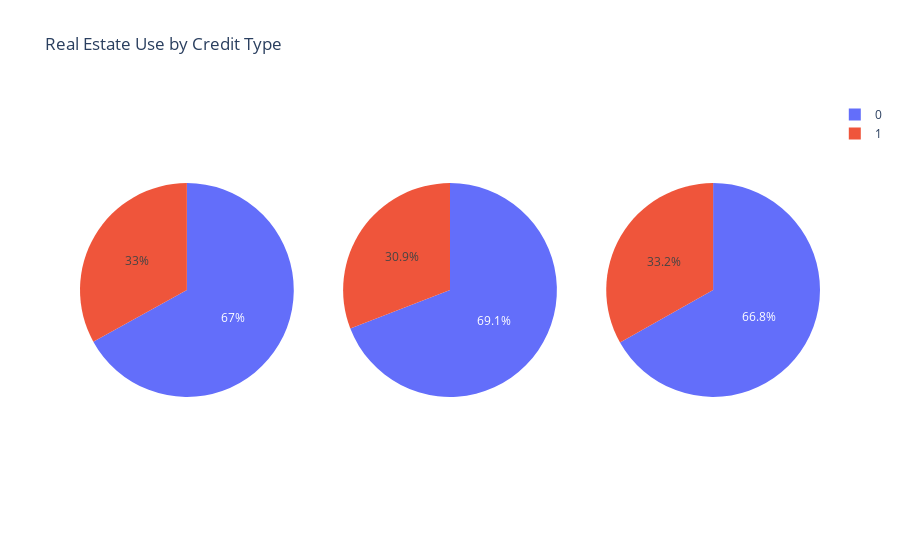

The notebook cell this image was saved under:
### Code cell
import plotly.graph_objects as go
from plotly.subplots import make_subplots

labels = [0,1]

# Create subplots: use 'domain' type for Pie subplot
fig = make_subplots(rows=1, cols=3, specs=[[{'type':'domain'}, {'type':'domain'}, {'type':'domain'}]])
fig.add_trace(go.Pie(labels=labels, values = credit_0['reality'].value_counts(), name="Credit_0"),
              1, 1)
fig.add_trace(go.Pie(labels=labels, values = credit_1['reality'].value_counts(), name="Credit_1"),
              1, 2)
fig.add_trace(go.Pie(labels=labels, values = credit_2['reality'].value_counts(), name="Credit_1"),
1, 3)

fig.update_layout(
    title_text="Real Estate Use by Credit Type")

### Figure 1 — Plotly figure (JSON) as saved in the notebook; plotly's stock layout.template omitted (floating-point values rounded to 4 significant figures)
{"data": [{"domain": {"x": [0, 0.2889], "y": [0, 1]}, "labels": [0, 1], "name": "Credit_0", "type": "pie", "values": [2158, 1064]}, {"domain": {"x": [0.3556, 0.6444], "y": [0, 1]}, "labels": [0, 1], "name": "Credit_1", "type": "pie", "values": [4332, 1935]}, {"domain": {"x": [0.7111, 1], "y": [0, 1]}, "labels": [0, 1], "name": "Credit_1", "type": "pie", "values": [11340, 5628]}], "layout": {"title": {"text": "Real Estate Use by Credit Type"}}}
